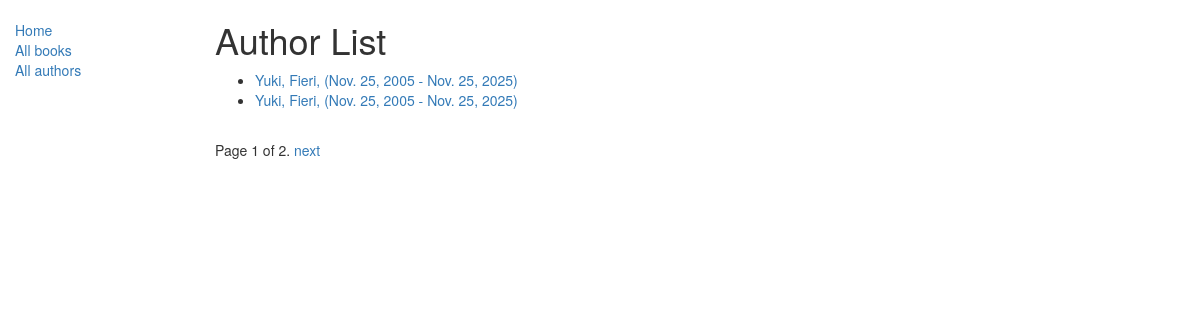
The app's page /catalog/authors/, older data.
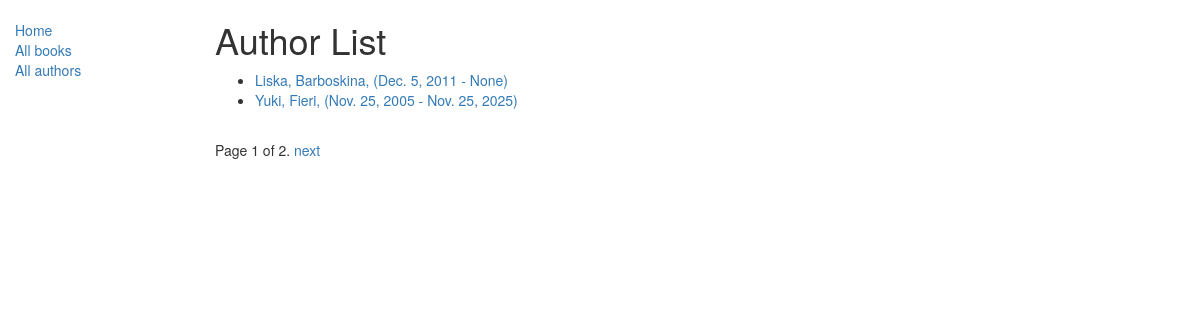
The same page, newer data.
### catalog/models.py (models this page shows, shortened)
class Author(models.Model):
    first_name = models.CharField(max_length=100)
    last_name = models.CharField(max_length=100)
    date_of_birth = models.DateField(null=True, blank=True)
    date_of_death = models.DateField('Died', null=True, blank=True)
    class Meta:
        ordering = ['last_name', 'first_name']
    def get_absolute_url(self):
        return reverse('author-detail', args=[str(self.id)])

### catalog/views.py (the view)
# urls.py: path('authors/', views.AuthorListView.as_view(), name='authors'),
class AuthorListView(generic.ListView):
    model = Author
    paginate_by = 2
    def get_context_data(self, **kwargs):
        context = super(AuthorListView, self).get_context_data(**kwargs)
        context['some_data'] = 'This is just some data'
        return context

### catalog/templates/catalog/author_list.html
{% extends "base_generic.html" %}
{% block content %}
    <h1>Author List</h1>
    {% if author_list %}
    <ul>
      {% for author in author_list %}
      <li>
        <a href="{{ author.get_absolute_url }}">{{ author.first_name }}, {{author.last_name}}, ({{ author.date_of_birth }} - {{ author.date_of_death }})</a>
      </li>
      {% endfor %}
    </ul>
    {% else %}
      <p>There are no authors in the library.</p>
    {% endif %}
{% endblock %}

### catalog/templates/base_generic.html (shortened to what this page needs)
<!doctype html>
<html lang="en">
  <head>
    <link
      rel="stylesheet"
      href="https://maxcdn.bootstrapcdn.com/bootstrap/3.3.7/css/bootstrap.min.css" />
    {% load static %}
    <link rel="stylesheet" href="{% static 'css/styles.css' %}" />
  </head>
  <body>
    <div class="container-fluid">
      <div class="row">
        <div class="col-sm-2">
          {% block sidebar %}
            <ul class="sidebar-nav">
              <li><a href="{% url 'index' %}">Home</a></li>
              <li><a href="{% url 'books' %}">All books</a></li>
              <li><a href="{% url 'authors' %}">All authors</a></li>
            </ul>
          {% endblock %}
        </div>
        <div class="col-sm-10 ">{% block content %}{% endblock %}
{% block pagination %}
  {% if is_paginated %}
    <div class="pagination">
      <span class="page-links">
        <span class="page-current">
          Page {{ page_obj.number }} of {{ page_obj.paginator.num_pages }}.
        </span>
        {% if page_obj.has_next %}
          <a href="{{ request.path }}?page={{ page_obj.next_page_number }}">next</a>
        {% endif %}
      </span>
    </div>
  {% endif %}
{% endblock %}
        </div>
      </div>
    </div>
  </body>
</html>

### catalog/static/css/styles.css (style rules this page uses)
.sidebar-nav { margin-top: 20px; padding: 0; list-style: none; }

Row changes from the older to the newer data that the page shows:
removed Author: first_name "Yuki", last_name "Fieri", date_of_birth "Nov. 25, 2005", date_of_death "Nov. 25, 2025"
added Author: first_name "Liska", last_name "Barboskina", date_of_birth "Dec. 5, 2011", date_of_death "None"
